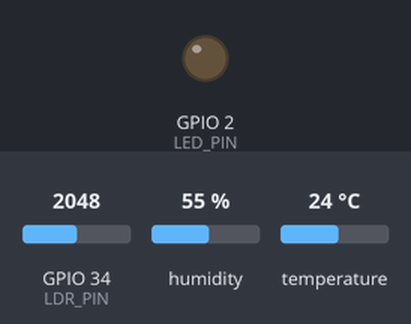
Recording of a sketch running on a simulated ESP32. Shown: output pins drawn as LEDs (lit = HIGH). Inputs (shaded band) come from the test bench; at power-on: GPIO 34 (LDR_PIN) = 2048, humidity 55 %, temperature 24 °C. WiFi joins after 1.5 s; servers stay silent unless stated; uploads are accepted with an empty reply; what the sketch prints to the serial monitor is not drawn.

Above: at 15.7 s.
At 30.16 s:
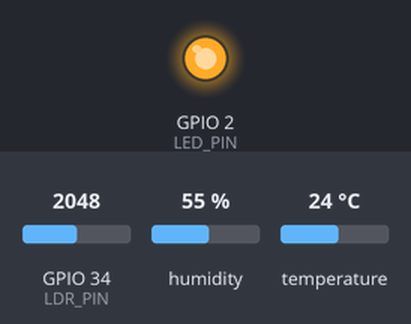
Timing chart, 0 to 40.6 s (numbered marks = the images above):
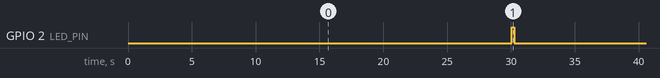

The sketch:

06_enviar_datos_http.ino
```cpp
/*
 * SESIÓN 8 - IF0112: IoT UNAULA 2026-I
 * Programa: Enviar datos de sensores al servidor vía HTTP POST
 * Objetivo: Integrar ESP32 con backend REST API
 *
 * INSTALACION DE LIBRERIAS:
 * - ArduinoJson by Benoit Blanchon (v6.x)
 *
 * CONFIGURACION NECESARIA:
 * 1. Cambiar ssid y password del WiFi
 * 2. Cambiar serverUrl con la IP del servidor docente
 * 3. Cambiar dispositivoId con tu identificador
 */

#include <WiFi.h>
#include <HTTPClient.h>
#include <ArduinoJson.h>
#include "DHT.h"

// ==================== CONFIGURACION ====================
// WiFi
const char* ssid = "NOMBRE_DE_TU_RED";
const char* password = "TU_CLAVE_WIFI";

// Servidor
// Reemplaza con la IP que te de el profesor
const char* serverUrl = "http://192.168.137.1:5000/api/v1/datos";

// Identificador único de tu dispositivo
// Usa: esp32_XX donde XX es tu número de estudiante
const char* dispositivoId = "esp32_01";
// ======================================================

// Sensores
#define DHTPIN 4
#define DHTTYPE DHT22
#define LDR_PIN 34

DHT dht(DHTPIN, DHTTYPE);

// Intervalo de envío (30 segundos)
const unsigned long SEND_INTERVAL = 30000;
unsigned long lastSendTime = 0;

// LED indicador de envío
#define LED_PIN 2

void setup() {
  Serial.begin(115200);
  dht.begin();
  pinMode(LED_PIN, OUTPUT);

  Serial.println("================================");
  Serial.println("  UNAULA - IF0112 - IoT 2026-I");
  Serial.println("  Sesión 8: HTTP Client");
  Serial.println("================================");
  Serial.println("");

  // Conectar WiFi
  conectarWiFi();

  Serial.println("Sistema iniciado!");
  Serial.print("Enviando a: ");
  Serial.println(serverUrl);
  Serial.println("================================");
}

void conectarWiFi() {
  Serial.print("Conectando a WiFi");
  WiFi.begin(ssid, password);

  int intentos = 0;
  while (WiFi.status() != WL_CONNECTED && intentos < 30) {
    delay(500);
    Serial.print(".");
    intentos++;
  }

  if (WiFi.status() == WL_CONNECTED) {
    Serial.println("");
    Serial.println("✓ WiFi conectado!");
    Serial.print("IP: ");
    Serial.println(WiFi.localIP());
  } else {
    Serial.println("");
    Serial.println("✗ Error de conexion WiFi");
  }
}

void enviarDatos(float temp, float hum, int luz) {
  // Verificar conexión WiFi
  if (WiFi.status() != WL_CONNECTED) {
    Serial.println("⚠ No hay WiFi, no se pueden enviar datos");
    return;
  }

  // Crear documento JSON
  StaticJsonDocument<256> doc;
  doc["dispositivo_id"] = dispositivoId;
  doc["temperatura"] = temp;
  doc["humedad"] = hum;
  doc["luz"] = luz;

  // Serializar JSON a String
  String jsonString;
  serializeJson(doc, jsonString);

  // Indicador visual de envío
  digitalWrite(LED_PIN, HIGH);

  // Enviar HTTP POST
  HTTPClient http;
  http.begin(serverUrl);
  http.addHeader("Content-Type", "application/json");

  Serial.print("Enviando datos... ");
  int httpResponseCode = http.POST(jsonString);

  if (httpResponseCode > 0) {
    Serial.print("✓ OK! Codigo: ");
    Serial.println(httpResponseCode);

    // Leer respuesta del servidor
    String response = http.getString();
    Serial.print("Respuesta: ");
    Serial.println(response);
  } else {
    Serial.print("✗ Error: ");
    Serial.println(httpResponseCode);
  }

  http.end();
  digitalWrite(LED_PIN, LOW);
}

void loop() {
  unsigned long ahora = millis();

  // Verificar si es hora de enviar datos
  if (ahora - lastSendTime >= SEND_INTERVAL) {

    // Leer sensores
    float temperatura = dht.readTemperature();
    float humedad = dht.readHumidity();
    int luz = analogRead(LDR_PIN);

    // Validar lecturas
    if (isnan(temperatura) || isnan(humedad)) {
      Serial.println("Error leyendo DHT!");
      lastSendTime = ahora;
      return;
    }

    // Mostrar datos locales
    Serial.println("┌──────────────────────────────┐");
    Serial.print("│ Temp: ");
    Serial.print(temperatura);
    Serial.println(" C              │");
    Serial.print("│ Hum:  ");
    Serial.print(humedad);
    Serial.println(" %              │");
    Serial.print("│ Luz:  ");
    Serial.print(luz);
    Serial.println("               │");
    Serial.println("└──────────────────────────────┘");

    // Enviar al servidor
    enviarDatos(temperatura, humedad, luz);

    Serial.println("Esperando 30 segundos...");
    Serial.println("");

    lastSendTime = ahora;
  }

  // Pequeña espera para no saturar el CPU
  delay(100);
}
```

Measured:
- by itself, GPIO 2 (LED_PIN): alternates HIGH for 0.20 s and LOW for 29.8 s
